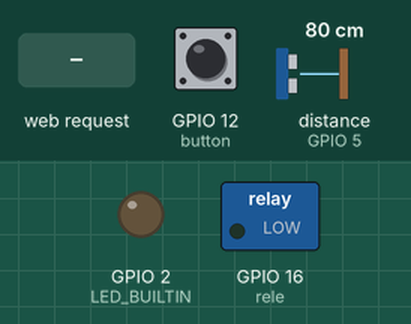
Bench run of a sketch on a simulated ESP8266 (NodeMCU). On the bench: switched loads named in the sketch (green lamp = pin HIGH), output pins drawn as LEDs (lit = HIGH, except the on-board LED, lit = LOW). Wiring (inferred from the names in the program): ultrasonic range finder: trigger GPIO 4; echo GPIO 5. The test bench sets the inputs (shaded band); at power-on: GPIO 12 (button) LOW, distance to the obstacle (sensor on GPIO 5) 80 cm. The echo pulse lasts 58.3 µs per cm; WiFi joins after 1.5 s; servers stay silent unless stated; pins used as bus, display or sensor lines are not drawn; what the sketch prints to the serial monitor is not drawn.

Above: at 2.7 s.
2.8 s: GPIO 12 (button) pulled HIGH for 3.2 s
At 4.7 s:
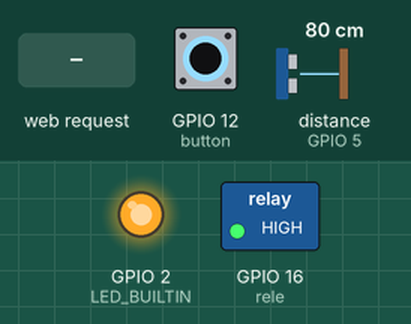
9.0 s: HTTP request GET /ON received
At 10.2 s:
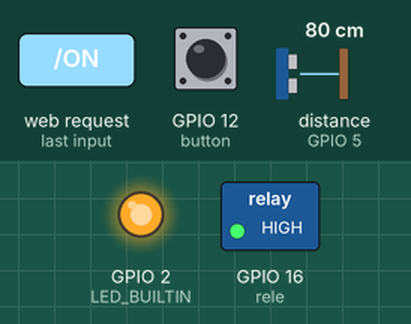
10.5 s: GPIO 12 (button) pulled HIGH for 0.15 s
At 11.6 s:
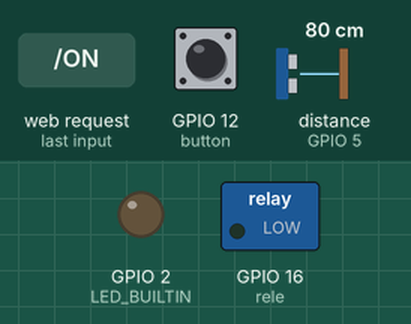
Timing chart, 0 to 13.5 s (numbered marks = the images above; inputs shaded):
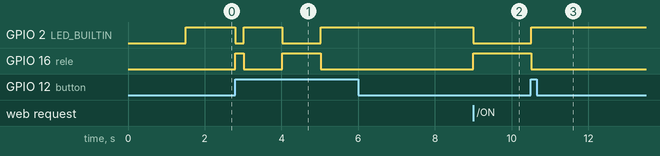

Measured:
- after the input at 2.8 s, GPIO 2 (LED_BUILTIN): HIGH → LOW at once, → HIGH 0.21 s later, → LOW 1.0 s later, → HIGH 1.0 s later; GPIO 16 (rele): LOW → HIGH at once, → LOW 0.21 s later, → HIGH 1.0 s later, → LOW 1.0 s later
- after the input at 9.0 s, GPIO 2 (LED_BUILTIN): HIGH → LOW at once; GPIO 16 (rele): LOW → HIGH at once
- after the input at 10.5 s, GPIO 2 (LED_BUILTIN): LOW → HIGH at once; GPIO 16 (rele): HIGH → LOW at once

The sketch:

lights.ino
```cpp
#include <ESP8266WiFi.h>

const char* ssid = "";
const char* password = "";
int timeout;
int rele = 16;
int light;
int on = 1;
int off = 0;
int state;
int button = 12; // D6
const int trigPin = 4;
const int echoPin = 5;
long timer = 0;
long sonarTimer = 0;
long timePassed = 0;
int onlyButton = 0;
int noLight = 0;

WiFiServer server(80);

void wifiConnection();
void releSwitch();

void setup() {
  pinMode(LED_BUILTIN, OUTPUT);
  pinMode(rele, OUTPUT);
  pinMode(trigPin, OUTPUT);
  pinMode(echoPin, INPUT);
  Serial.begin(9600);
  digitalWrite(rele, off);
  state = off;
  WiFi.mode(WIFI_STA);
  WiFi.setSleepMode(WIFI_NONE_SLEEP);
  wifiConnection();
}

void wifiConnection() {
  Serial.println();
  Serial.print("Connecting to ");
  Serial.println(ssid);

  WiFi.begin(ssid, password);

  while (WiFi.status() != WL_CONNECTED) {
    if (timePassed + 1000 <= millis()) {
      timeout++;
      timePassed = millis();
    }
    if (timeout > 15) {
      timeout = 0;
      Serial.println("timeout trying to connect to wifi");
      return;
    }
    delay(500);
    Serial.print(".");
  }
  Serial.println("");
  Serial.println("WiFi connesso");

  // avvio del server
  server.begin();
  Serial.println("Server Avviato");

  // Print the IP address
  Serial.print("Use this URL : ");
  Serial.print("http://");
  Serial.print(WiFi.localIP());
  Serial.println("/");
}

void buttonPressed() {
  timer = 0;
  Serial.println("button pressed");
  if (state == on ) {
    Serial.println("turning it off");
    releSwitch();
  } else {
    Serial.println("turning it on");
    releSwitch();
    noLight=on;
  }
  timer = 0;
}

void releSwitch() {
  if (state == off) {
    digitalWrite(rele, on);
    state = on;
  } else {
    digitalWrite(rele, off);
    state = off;
  }
}

void tripwire() {
  timer = 0;
  light = analogRead(0);
  Serial.print("light value: ");
  Serial.println(analogRead(0));
  if (state == on ) {
    Serial.println("turning it off");
    releSwitch();
  } else {
    if (light < 300) {
      Serial.println("turning it on");
      releSwitch();
    } else Serial.println("there is already enough light");
  }
}

void networkSwitch() {
  // controlla se qualcuno e collegato
  WiFiClient client = server.available();

  if (client) {
    // Aspetta finche non arriva una richiesta
    Serial.println("new client");
    while (!client.available()) {
      if (timePassed + 1000 <= millis()) {
        timeout++;
        timePassed = millis();
        Serial.println(timeout);
      }
      if (timeout > 5) {
        Serial.println("Request timeout");
        timeout = 0;
        return;
      }
      delay(1);
    }

    // legge la prima linea della richiesta
    String request = client.readStringUntil('\r');
    Serial.println(request);
    client.flush();

    // Controlla la richiesta
    if (request.indexOf("/favico.ico") != -1) {
      return;
    }
    if (request.indexOf("/ON") != -1) {
      digitalWrite(rele, on);
      state = on;
    }
    if (request.indexOf("/OFF") != -1) {
      digitalWrite(rele, off);
      state = off;
    }
    if (request.indexOf("/CHANGE") != -1) {
      if (state == on) {
        Serial.println("turning it off");
        releSwitch();
      } else {
        Serial.println("turning it on");
        noLight = on;
        releSwitch();
      }
    }
    if (request.indexOf("/PROX") != -1) {
      if (onlyButton) {
        onlyButton = off;
      } else {
        onlyButton = on;
      }
    }
    if (request.indexOf("/LUM") != -1) {
      if (noLight) {
        noLight = off;
      } else {
        noLight = on;
      }
    }


    // Risposta del server
    client.println("HTTP/1.1 200 OK");
    client.println("Content-Type: application/json");
    client.println(""); //  do not forget this one

    client.println("{");

    if (state)
      client.println(R"("status" : "on",)");
    else
      client.println(R"("status" : "off",)");
    if (onlyButton)
      client.println(R"("prox_and_lum" : "off",)");
    else
      client.println(R"("prox_and_lum" : "on",)");
    if (noLight)
      client.println(R"("lum" : "off")");
    else
      client.println(R"("lum" : "on")");

    client.println("}");
    timeout = 0;
    Serial.println("Client Disconnesso");
    Serial.println("");

  }
}

void loop() {
  long duration;

  if (WiFi.status() == WL_CONNECTED)
    networkSwitch();

  if (digitalRead(button) && timer >= 1 ) buttonPressed();
  if (timer > 600 && noLight){
    noLight = off;
  }

  if (state) digitalWrite(LED_BUILTIN, LOW);
  else digitalWrite(LED_BUILTIN, HIGH);
  //timer updating and overflow control (ancora da fare overfolw controll)
  if (timePassed + 1000 <= millis()) {
    timer++;
    sonarTimer++;
    timePassed = millis();
  }

  // light and tripwire power
  if (!onlyButton) {
    //sonar calculation
    digitalWrite(trigPin, LOW);
    delayMicroseconds(2);
    digitalWrite(trigPin, HIGH);
    delayMicroseconds(10);
    digitalWrite(trigPin, LOW);


    duration = pulseIn(echoPin, HIGH);
    if (duration > 116000 && sonarTimer > 5) {
      Serial.print(duration);
      Serial.print("microseconds");
      Serial.println();
      tripwire();
      sonarTimer = 0;
    }

    //solar light poweroff
    if (timer > 5 && !noLight) {
      light = analogRead(0);
      if (state == on && light > 700) {
        Serial.println("solar light poweroff");
        Serial.println("turning it off");
        Serial.print("light value: ");
        Serial.println(analogRead(0));
        digitalWrite(rele, off);
        state = off;
      }
    }
  }
}
```
